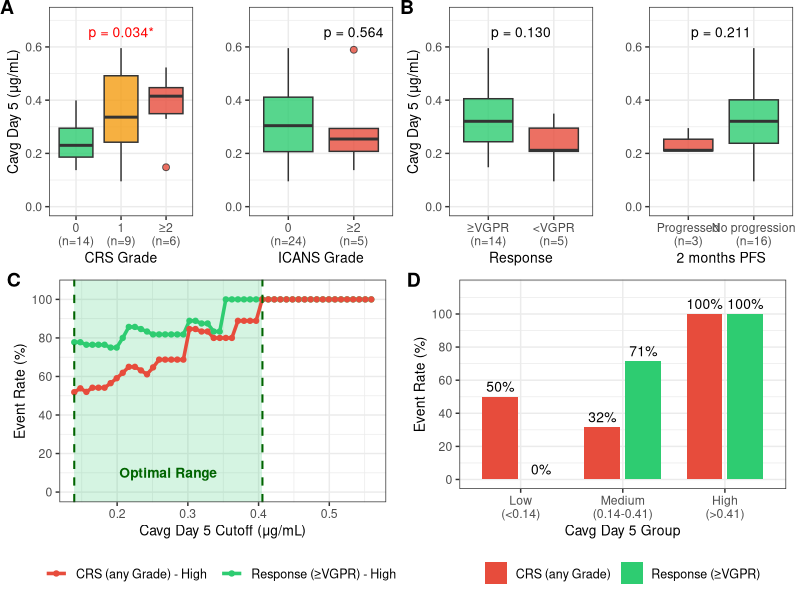
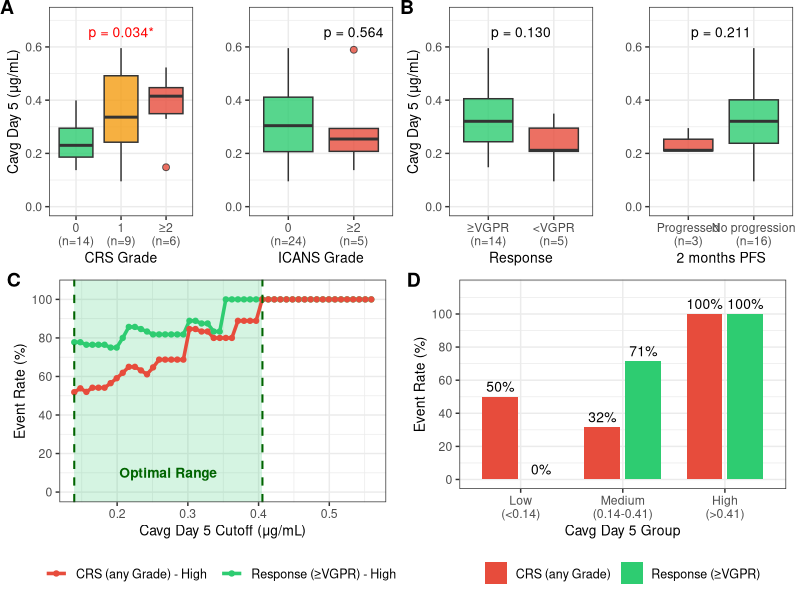

Recreate these plots in R, in order.
#===============================================================================
# Teclistamab PK Publication Figure
#
# 4-Panel Figure:
# A: Cavg_120hr by CRS Grade and ICANS Grade (boxplots)
# B: Cavg_120hr by ≥VGPR and 2-month PFS (boxplots)
# C: Therapeutic window (Event Rate vs Cut-off)
# D: Event rates by exposure category (bar plot)
#
# PREREQUISITE: Run pk_simulation.R first
#===============================================================================

library(tidyverse)
library(gridExtra)
library(grid)
library(ggpubr)

cat("==========================================================\n")
cat("    Teclistamab PK Publication Figure\n")
cat("==========================================================\n\n")

#-------------------------------------------------------------------------------
# 1. Load Data
#-------------------------------------------------------------------------------

cat("Loading data...\n")

# Load PK + AE merged data
pk_ae_data <- read_csv("pk_ae_merged_results.csv", show_col_types = FALSE)
cat("  - Loaded PK+AE data for", nrow(pk_ae_data), "patients\n")

# Load response data
response_data <- read_csv("response_data.csv", show_col_types = FALSE)
cat("  - Loaded response data\n")

# Load dosing data
dosing_all <- read_csv("mrgsolve_dosing_full.csv", show_col_types = FALSE) %>%
  filter(TIME >= 0) %>%
  arrange(ID, TIME)

# Calculate number of doses per patient
dose_counts <- dosing_all %>%
  group_by(ID) %>%
  summarise(N_doses_actual = n(), .groups = "drop")

#-------------------------------------------------------------------------------
# 2. Prepare Analysis Data
#-------------------------------------------------------------------------------

cat("\n=== Preparing data ===\n")

# Merge all data
analysis_data <- pk_ae_data %>%
  left_join(response_data, by = "PID") %>%
  left_join(dose_counts, by = "ID") %>%
  mutate(
    # CRS Grade (0, 1, ≥2)
    CRS_Grade = case_when(
      CRS_any == 0 ~ "0",
      CRS_any == 1 & CRS_gr2 == 0 ~ "1",
      CRS_gr2 == 1 ~ "≥2"
    ),
    CRS_Grade = factor(CRS_Grade, levels = c("0", "1", "≥2")),

    # ICANS Grade (0, 1, ≥2)
    ICANS_Grade = case_when(
      Neuro_any == 0 ~ "0",
      Neuro_any == 1 & Neuro_gr2 == 0 ~ "1",
      Neuro_gr2 == 1 ~ "≥2"
    ),
    ICANS_Grade = factor(ICANS_Grade, levels = c("0", "1", "≥2")),

    # Response (≥VGPR vs <VGPR)
    Response_VGPR = case_when(
      RESP_CTX %in% c("sCR", "CR", "VGPR") ~ "≥VGPR",
      TRUE ~ "<VGPR"
    ),
    Response_VGPR = factor(Response_VGPR, levels = c("≥VGPR", "<VGPR")),

    # 2-month PFS (Progressed vs No progression)
    PFS_2month_status = case_when(
      VS_PFS_CTX == 1 & DAYS_VS_PFS_CTX <= 60 ~ "Progressed",
      TRUE ~ "No progression"
    ),
    PFS_2month_status = factor(PFS_2month_status, levels = c("Progressed", "No progression")),

    # At least 6 doses
    Has_6doses = N_doses_actual >= 6,

    # Binary outcomes for rate calculation
    VGPR_or_better = ifelse(RESP_CTX %in% c("sCR", "CR", "VGPR"), 1, 0)
  )

# Summary
cat("CRS Grade distribution:\n")
print(table(analysis_data$CRS_Grade, useNA = "ifany"))
cat("\nICANS Grade distribution:\n")
print(table(analysis_data$ICANS_Grade, useNA = "ifany"))

#-------------------------------------------------------------------------------
# 3. Panel A: CRS and ICANS by Grade
#-------------------------------------------------------------------------------

cat("\n=== Creating Panel A ===\n")

# Color palette
grade_colors <- c("0" = "#2ecc71", "1" = "#f39c12", "≥2" = "#e74c3c")

# CRS boxplot
crs_plot_data <- analysis_data %>%
  filter(!is.na(CRS_Grade) & !is.na(Cavg_120hr))

# Calculate p-values for CRS
crs_pval <- tryCatch({
  kruskal.test(Cavg_120hr ~ CRS_Grade, data = crs_plot_data)$p.value
}, error = function(e) NA)

crs_pval_text <- ifelse(!is.na(crs_pval) & crs_pval < 0.05,
                        sprintf("p = %.3f*", crs_pval),
                        sprintf("p = %.3f", crs_pval))

p_crs <- ggplot(crs_plot_data, aes(x = CRS_Grade, y = Cavg_120hr, fill = CRS_Grade)) +
  geom_boxplot(alpha = 0.8, outlier.shape = 21, outlier.size = 2) +
  scale_fill_manual(values = grade_colors) +
  labs(x = "CRS Grade", y = "Cavg Day 5 (μg/mL)") +
  annotate("text", x = 2, y = max(crs_plot_data$Cavg_120hr, na.rm = TRUE) * 1.1,
           label = crs_pval_text, size = 3.5,
           color = ifelse(!is.na(crs_pval) & crs_pval < 0.05, "red", "black")) +
  scale_y_continuous(limits = c(0, max(crs_plot_data$Cavg_120hr, na.rm = TRUE) * 1.2)) +
  theme_bw(base_size = 11) +
  theme(
    legend.position = "none",
    axis.title = element_text(size = 10),
    plot.margin = margin(5, 5, 5, 5)
  )

# Add sample sizes to x-axis labels
crs_n <- crs_plot_data %>% count(CRS_Grade)
p_crs <- p_crs +
  scale_x_discrete(labels = function(x) {
    n_vals <- crs_n$n[match(x, crs_n$CRS_Grade)]
    paste0(x, "\n(n=", n_vals, ")")
  })

# ICANS boxplot
icans_plot_data <- analysis_data %>%
  filter(!is.na(ICANS_Grade) & !is.na(Cavg_120hr))

# Calculate p-values for ICANS
icans_pval <- tryCatch({
  kruskal.test(Cavg_120hr ~ ICANS_Grade, data = icans_plot_data)$p.value
}, error = function(e) NA)

icans_pval_text <- ifelse(!is.na(icans_pval) & icans_pval < 0.05,
                          sprintf("p = %.3f*", icans_pval),
                          sprintf("p = %.3f", icans_pval))

p_icans <- ggplot(icans_plot_data, aes(x = ICANS_Grade, y = Cavg_120hr, fill = ICANS_Grade)) +
  geom_boxplot(alpha = 0.8, outlier.shape = 21, outlier.size = 2) +
  scale_fill_manual(values = grade_colors) +
  labs(x = "ICANS Grade", y = "") +
  annotate("text", x = 2, y = max(icans_plot_data$Cavg_120hr, na.rm = TRUE) * 1.1,
           label = icans_pval_text, size = 3.5,
           color = ifelse(!is.na(icans_pval) & icans_pval < 0.05, "red", "black")) +
  scale_y_continuous(limits = c(0, max(icans_plot_data$Cavg_120hr, na.rm = TRUE) * 1.2)) +
  theme_bw(base_size = 11) +
  theme(
    legend.position = "none",
    axis.title = element_text(size = 10),
    plot.margin = margin(5, 5, 5, 5)
  )

# Add sample sizes
icans_n <- icans_plot_data %>% count(ICANS_Grade)
p_icans <- p_icans +
  scale_x_discrete(labels = function(x) {
    n_vals <- icans_n$n[match(x, icans_n$ICANS_Grade)]
    paste0(x, "\n(n=", n_vals, ")")
  })

# Combine Panel A
panel_A <- ggarrange(p_crs, p_icans, ncol = 2, nrow = 1, widths = c(1, 1))

#-------------------------------------------------------------------------------
# 4. Panel B: Response by ≥VGPR and 2-month PFS
#-------------------------------------------------------------------------------

cat("\n=== Creating Panel B ===\n")

# Response colors
response_colors <- c("≥VGPR" = "#2ecc71", "<VGPR" = "#e74c3c")
pfs_colors <- c("Progressed" = "#e74c3c", "No progression" = "#2ecc71")

# VGPR boxplot (≥6 doses only)
vgpr_plot_data <- analysis_data %>%
  filter(Has_6doses & !is.na(Response_VGPR) & !is.na(Cavg_120hr))

# Calculate p-value
vgpr_pval <- tryCatch({
  wilcox.test(Cavg_120hr ~ Response_VGPR, data = vgpr_plot_data)$p.value
}, error = function(e) NA)

vgpr_pval_text <- ifelse(!is.na(vgpr_pval) & vgpr_pval < 0.05,
                         sprintf("p = %.3f*", vgpr_pval),
                         sprintf("p = %.3f", vgpr_pval))

p_vgpr <- ggplot(vgpr_plot_data, aes(x = Response_VGPR, y = Cavg_120hr, fill = Response_VGPR)) +
  geom_boxplot(alpha = 0.8, outlier.shape = 21, outlier.size = 2) +
  scale_fill_manual(values = response_colors) +
  labs(x = "Response", y = "Cavg Day 5 (μg/mL)") +
  annotate("text", x = 1.5, y = max(vgpr_plot_data$Cavg_120hr, na.rm = TRUE) * 1.1,
           label = vgpr_pval_text, size = 3.5,
           color = ifelse(!is.na(vgpr_pval) & vgpr_pval < 0.05, "red", "black")) +
  scale_y_continuous(limits = c(0, max(vgpr_plot_data$Cavg_120hr, na.rm = TRUE) * 1.2)) +
  theme_bw(base_size = 11) +
  theme(
    legend.position = "none",
    axis.title = element_text(size = 10),
    plot.margin = margin(5, 5, 5, 5)
  )

# Add sample sizes
vgpr_n <- vgpr_plot_data %>% count(Response_VGPR)
p_vgpr <- p_vgpr +
  scale_x_discrete(labels = function(x) {
    n_vals <- vgpr_n$n[match(x, vgpr_n$Response_VGPR)]
    paste0(x, "\n(n=", n_vals, ")")
  })

# 2-month PFS boxplot (≥6 doses only)
pfs_plot_data <- analysis_data %>%
  filter(Has_6doses & !is.na(PFS_2month_status) & !is.na(Cavg_120hr))

# Calculate p-value
pfs_pval <- tryCatch({
  wilcox.test(Cavg_120hr ~ PFS_2month_status, data = pfs_plot_data)$p.value
}, error = function(e) NA)

pfs_pval_text <- ifelse(!is.na(pfs_pval) & pfs_pval < 0.05,
                        sprintf("p = %.3f*", pfs_pval),
                        sprintf("p = %.3f", pfs_pval))

p_pfs <- ggplot(pfs_plot_data, aes(x = PFS_2month_status, y = Cavg_120hr, fill = PFS_2month_status)) +
  geom_boxplot(alpha = 0.8, outlier.shape = 21, outlier.size = 2) +
  scale_fill_manual(values = pfs_colors) +
  labs(x = "2 months PFS", y = "") +
  annotate("text", x = 1.5, y = max(pfs_plot_data$Cavg_120hr, na.rm = TRUE) * 1.1,
           label = pfs_pval_text, size = 3.5,
           color = ifelse(!is.na(pfs_pval) & pfs_pval < 0.05, "red", "black")) +
  scale_y_continuous(limits = c(0, max(pfs_plot_data$Cavg_120hr, na.rm = TRUE) * 1.2)) +
  theme_bw(base_size = 11) +
  theme(
    legend.position = "none",
    axis.title = element_text(size = 10),
    plot.margin = margin(5, 5, 5, 5)
  )

# Add sample sizes
pfs_n <- pfs_plot_data %>% count(PFS_2month_status)
p_pfs <- p_pfs +
  scale_x_discrete(labels = function(x) {
    n_vals <- pfs_n$n[match(x, pfs_n$PFS_2month_status)]
    paste0(x, "\n(n=", n_vals, ")")
  })

# Combine Panel B
panel_B <- ggarrange(p_vgpr, p_pfs, ncol = 2, nrow = 1, widths = c(1, 1))

#-------------------------------------------------------------------------------
# 5. Panel C: Therapeutic Window (Event Rate vs Cut-off)
#-------------------------------------------------------------------------------

cat("\n=== Creating Panel C ===\n")

# Define cut-off range
cavg_values <- analysis_data$Cavg_120hr
cutoff_min <- quantile(cavg_values, 0.05, na.rm = TRUE)
cutoff_max <- quantile(cavg_values, 0.95, na.rm = TRUE)
cutoffs <- seq(cutoff_min, cutoff_max, length.out = 50)

# Calculate event rates at each cut-off
event_rate_results <- map_dfr(cutoffs, function(cutoff) {
  # CRS analysis (all patients)
  crs_high <- analysis_data %>% filter(Cavg_120hr >= cutoff)

  crs_rate_high <- mean(crs_high$CRS_any, na.rm = TRUE)

  # VGPR analysis (≥6 doses only)
  vgpr_data <- analysis_data %>% filter(Has_6doses == TRUE)
  vgpr_high <- vgpr_data %>% filter(Cavg_120hr >= cutoff)

  vgpr_rate_high <- mean(vgpr_high$VGPR_or_better, na.rm = TRUE)

  tibble(
    Cutoff = cutoff,
    CRS_rate = crs_rate_high * 100,
    VGPR_rate = vgpr_rate_high * 100
  )
})

# Find optimal range (CRS < 90%, maximize VGPR)
CRS_THRESHOLD <- 90
VGPR_MIN_THRESHOLD <- 50

# Bin analysis for upper bound
n_bins <- 20
bin_breaks <- quantile(cavg_values, probs = seq(0, 1, length.out = n_bins + 1), na.rm = TRUE)
bin_breaks <- unique(bin_breaks)

bin_analysis <- map_dfr(1:(length(bin_breaks) - 1), function(i) {
  lower <- bin_breaks[i]
  upper <- bin_breaks[i + 1]
  bin_all <- analysis_data %>% filter(Cavg_120hr >= lower & Cavg_120hr < upper)
  tibble(
    Lower = lower,
    Upper = upper,
    CRS_rate = ifelse(nrow(bin_all) > 0, mean(bin_all$CRS_any, na.rm = TRUE) * 100, NA)
  )
})

# Find optimal bounds
upper_candidates <- bin_analysis %>%
  filter(!is.na(CRS_rate) & CRS_rate < CRS_THRESHOLD) %>%
  arrange(desc(Upper))

optimal_upper <- if (nrow(upper_candidates) > 0) upper_candidates$Upper[1] else median(cavg_values, na.rm = TRUE)

lower_candidates <- event_rate_results %>%
  filter(VGPR_rate >= VGPR_MIN_THRESHOLD & Cutoff <= optimal_upper) %>%
  arrange(Cutoff)

optimal_lower <- if (nrow(lower_candidates) > 0) lower_candidates$Cutoff[1] else quantile(cavg_values, 0.25, na.rm = TRUE)

# Ensure valid range
if (optimal_lower >= optimal_upper) {
  optimal_lower <- quantile(cavg_values, 0.33, na.rm = TRUE)
  optimal_upper <- quantile(cavg_values, 0.67, na.rm = TRUE)
}

cat(sprintf("Optimal Range: %.4f - %.4f\n", optimal_lower, optimal_upper))

# Create long format for plotting
plot_data_c <- event_rate_results %>%
  pivot_longer(cols = c(VGPR_rate, CRS_rate), names_to = "Outcome", values_to = "Rate") %>%
  mutate(
    Outcome = case_when(
      Outcome == "VGPR_rate" ~ "Response (≥VGPR) - High",
      Outcome == "CRS_rate" ~ "CRS (any Grade) - High"
    )
  )

panel_C <- ggplot(plot_data_c, aes(x = Cutoff, y = Rate, color = Outcome)) +
  annotate("rect", xmin = optimal_lower, xmax = optimal_upper,
           ymin = -Inf, ymax = Inf, fill = "#2ecc71", alpha = 0.2) +
  geom_line(size = 1.2) +
  geom_point(size = 1.5) +
  geom_vline(xintercept = optimal_lower, linetype = "dashed", color = "darkgreen", size = 0.7) +
  geom_vline(xintercept = optimal_upper, linetype = "dashed", color = "darkgreen", size = 0.7) +
  scale_color_manual(values = c("Response (≥VGPR) - High" = "#2ecc71", "CRS (any Grade) - High" = "#e74c3c")) +
  annotate("text", x = (optimal_lower + optimal_upper) / 2, y = 10,
           label = "Optimal Range", color = "darkgreen", fontface = "bold", size = 3.5) +
  labs(
    x = "Cavg Day 5 Cutoff (μg/mL)",
    y = "Event Rate (%)",
    color = ""
  ) +
  scale_y_continuous(limits = c(0, 105), breaks = seq(0, 100, 20)) +
  theme_bw(base_size = 11) +
  theme(
    legend.position = "bottom",
    legend.text = element_text(size = 9),
    axis.title = element_text(size = 10),
    plot.margin = margin(5, 10, 5, 10)
  )

#-------------------------------------------------------------------------------
# 6. Panel D: Event Rates by Exposure Category (Bar Plot)
#-------------------------------------------------------------------------------

cat("\n=== Creating Panel D ===\n")

# Categorize patients
analysis_data <- analysis_data %>%
  mutate(
    Exposure_Category = case_when(
      Cavg_120hr < optimal_lower ~ "Low",
      Cavg_120hr >= optimal_lower & Cavg_120hr <= optimal_upper ~ "Medium",
      Cavg_120hr > optimal_upper ~ "High"
    ),
    Exposure_Category = factor(Exposure_Category, levels = c("Low", "Medium", "High"))
  )

# Calculate event rates by category
crs_by_cat <- analysis_data %>%
  group_by(Exposure_Category) %>%
  summarise(N = n(), Rate = mean(CRS_any, na.rm = TRUE) * 100, .groups = "drop") %>%
  mutate(Outcome = "CRS (any Grade)")

vgpr_by_cat <- analysis_data %>%
  filter(Has_6doses) %>%
  group_by(Exposure_Category) %>%
  summarise(N = n(), Rate = mean(VGPR_or_better, na.rm = TRUE) * 100, .groups = "drop") %>%
  mutate(Outcome = "Response (≥VGPR)")

bar_data <- bind_rows(vgpr_by_cat, crs_by_cat)

# Create bar labels
bar_data <- bar_data %>%
  mutate(
    label = sprintf("%.0f%%", Rate),
    x_label = paste0(Exposure_Category, "\n(n=", N, ")")
  )

panel_D <- ggplot(bar_data, aes(x = Exposure_Category, y = Rate, fill = Outcome)) +
  geom_bar(stat = "identity", position = position_dodge(width = 0.8), width = 0.7) +
  geom_text(aes(label = label), position = position_dodge(width = 0.8),
            vjust = -0.5, size = 3.5) +
  scale_fill_manual(values = c("Response (≥VGPR)" = "#2ecc71", "CRS (any Grade)" = "#e74c3c")) +
  labs(
    x = "Cavg Day 5 Group",
    y = "Event Rate (%)",
    fill = ""
  ) +
  scale_y_continuous(limits = c(0, 115), breaks = seq(0, 100, 20)) +
  scale_x_discrete(labels = function(x) {
    sapply(x, function(cat) {
      n_vgpr <- vgpr_by_cat$N[vgpr_by_cat$Exposure_Category == cat]
      range_text <- case_when(
        cat == "Low" ~ sprintf("(<%.2f)", optimal_lower),
        cat == "Medium" ~ sprintf("(%.2f-%.2f)", optimal_lower, optimal_upper),
        cat == "High" ~ sprintf("(>%.2f)", optimal_upper)
      )
      paste0(cat, "\n", range_text)
    })
  }) +
  theme_bw(base_size = 11) +
  theme(
    legend.position = "bottom",
    legend.text = element_text(size = 9),
    axis.title = element_text(size = 10),
    plot.margin = margin(5, 10, 5, 10)
  )

#-------------------------------------------------------------------------------
# 7. Combine All Panels
#-------------------------------------------------------------------------------

cat("\n=== Combining panels ===\n")

# Add panel labels to individual plots using labs(tag) for top-left positioning
# Panel A (CRS and ICANS combined) - add label to first subplot
p_crs <- p_crs + labs(tag = "A") +
  theme(plot.tag = element_text(face = "bold", size = 14),
        plot.tag.position = c(0, 1))

p_vgpr <- p_vgpr + labs(tag = "B") +
  theme(plot.tag = element_text(face = "bold", size = 14),
        plot.tag.position = c(0, 1))

panel_C <- panel_C + labs(tag = "C") +
  theme(plot.tag = element_text(face = "bold", size = 14),
        plot.tag.position = c(0, 1))

panel_D <- panel_D + labs(tag = "D") +
  theme(plot.tag = element_text(face = "bold", size = 14),
        plot.tag.position = c(0, 1))

# Recreate panel A and B with updated plots
panel_A <- ggarrange(p_crs, p_icans, ncol = 2, nrow = 1, widths = c(1, 1))
panel_B <- ggarrange(p_vgpr, p_pfs, ncol = 2, nrow = 1, widths = c(1, 1))

# Combine into 2x2 layout
final_figure <- ggarrange(
  panel_A, panel_B,
  panel_C, panel_D,
  ncol = 2, nrow = 2,
  heights = c(1, 1.2)
)

# Save figure
ggsave("publication_figure_4panel.png", final_figure, width = 12, height = 10, dpi = 300)
ggsave("publication_figure_4panel.pdf", final_figure, width = 12, height = 10)

cat("\n==========================================================\n")
cat("                    OUTPUT FILES\n")
cat("==========================================================\n")
cat("  - publication_figure_4panel.png (300 DPI)\n")
cat("  - publication_figure_4panel.pdf\n")
cat(sprintf("\nOptimal Range: %.4f - %.4f μg/mL\n", optimal_lower, optimal_upper))
cat("==========================================================\n")
cat("                 Figure Complete!\n")
cat("==========================================================\n")
 
